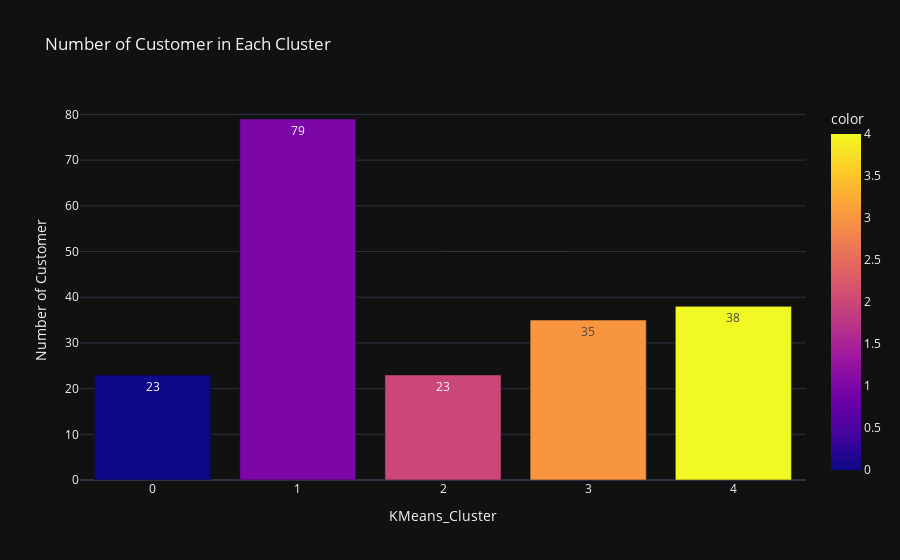

The cell this chart's notebook holds for it:
### Code cell
fig = px.bar(df_cleaned['KMeans_Cluster'].value_counts(),
             color = df_cleaned['KMeans_Cluster'].value_counts().index,
             template = 'plotly_dark',
             title = 'Number of Customer in Each Cluster',
             labels = {'value':'Number of Customer'},
             text_auto = True
             )
fig.show()

### Figure 1 — Plotly figure (JSON) as saved in the notebook; plotly's stock layout.template omitted (floating-point values rounded to 4 significant figures)
{"data": [{"hovertemplate": "KMeans_Cluster=%{x}<br>Number of Customer=%{y}<br>color=%{marker.color}<extra></extra>", "legendgroup": "", "marker": {"color": [1, 4, 3, 2, 0], "coloraxis": "coloraxis", "pattern": {"shape": ""}}, "name": "", "orientation": "v", "showlegend": false, "textposition": "auto", "texttemplate": "%{y}", "type": "bar", "x": [1, 4, 3, 2, 0], "xaxis": "x", "y": [79, 38, 35, 23, 23], "yaxis": "y"}], "layout": {"barmode": "relative", "coloraxis": {"colorbar": {"title": {"text": "color"}}, "colorscale": [[0, "#0d0887"], [0.1111, "#46039f"], [0.2222, "#7201a8"], [0.3333, "#9c179e"], [0.4444, "#bd3786"], [0.5556, "#d8576b"], [0.6667, "#ed7953"], [0.7778, "#fb9f3a"], [0.8889, "#fdca26"], [1, "#f0f921"]]}, "legend": {"tracegroupgap": 0}, "title": {"text": "Number of Customer in Each Cluster"}, "xaxis": {"anchor": "y", "domain": [0, 1], "title": {"text": "KMeans_Cluster"}}, "yaxis": {"anchor": "x", "domain": [0, 1], "title": {"text": "Number of Customer"}}}}
